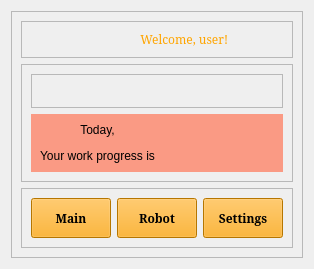
         <widget class="QWidget" name="Main">
          <layout class="QGridLayout" name="gridLayout_7">
           <item row="0" column="0">
            <widget class="QFrame" name="frame_20">
             <property name="frameShape">
              <enum>QFrame::StyledPanel</enum>
             </property>
             <property name="frameShadow">
              <enum>QFrame::Raised</enum>
             </property>
             <layout class="QVBoxLayout" name="verticalLayout_10">
              <item>
               <widget class="QFrame" name="frame_22">
                <property name="sizePolicy">
                 <sizepolicy hsizetype="Preferred" vsizetype="Preferred">
                  <horstretch>0</horstretch>
                  <verstretch>1</verstretch>
                 </sizepolicy>
                </property>
                <property name="frameShape">
                 <enum>QFrame::StyledPanel</enum>
                </property>
                <property name="frameShadow">
                 <enum>QFrame::Raised</enum>
                </property>
                <layout class="QHBoxLayout" name="horizontalLayout_6">
                 <item>
                  <widget class="QLabel" name="label_13">
                   <property name="sizePolicy">
                    <sizepolicy hsizetype="Preferred" vsizetype="Preferred">
                     <horstretch>8</horstretch>
                     <verstretch>0</verstretch>
                    </sizepolicy>
                   </property>
                   <property name="font">
                    <font>
                     <family>Serif</family>
                    </font>
                   </property>
                   <property name="styleSheet">
                    <string notr="true">color:orange;</string>
                   </property>
                   <property name="text">
                    <string>Welcome, user!</string>
                   </property>
                   <property name="alignment">
                    <set>Qt::AlignRight|Qt::AlignTrailing|Qt::AlignVCenter</set>
                   </property>
                  </widget>
                 </item>
                 <item>
                  <widget class="QLabel" name="label_14">
                   <property name="sizePolicy">
                    <sizepolicy hsizetype="Preferred" vsizetype="Preferred">
                     <horstretch>2</horstretch>
                     <verstretch>0</verstretch>
                    </sizepolicy>
                   </property>
                   <property name="frameShape">
                    <enum>QFrame::NoFrame</enum>
                   </property>
                   <property name="text">
                    <string/>
                   </property>
                  </widget>
                 </item>
                </layout>
               </widget>
              </item>
              <item>
               <widget class="QFrame" name="frame_23">
                <property name="sizePolicy">
                 <sizepolicy hsizetype="Preferred" vsizetype="Preferred">
                  <horstretch>0</horstretch>
                  <verstretch>8</verstretch>
                 </sizepolicy>
                </property>
                <property name="frameShape">
                 <enum>QFrame::StyledPanel</enum>
                </property>
                <property name="frameShadow">
                 <enum>QFrame::Raised</enum>
                </property>
                <layout class="QVBoxLayout" name="verticalLayout_11">
                 <item>
                  <widget class="QFrame" name="frame_24">
                   <property name="sizePolicy">
                    <sizepolicy hsizetype="Preferred" vsizetype="Preferred">
                     <horstretch>0</horstretch>
                     <verstretch>6</verstretch>
                    </sizepolicy>
                   </property>
                   <property name="frameShape">
                    <enum>QFrame::StyledPanel</enum>
                   </property>
                   <property name="frameShadow">
                    <enum>QFrame::Raised</enum>
                   </property>
                   <layout class="QGridLayout" name="gridLayout_11">
                    <item row="0" column="0">
                     <widget class="QLabel" name="monitoringMap">
                      <property name="sizePolicy">
                       <sizepolicy hsizetype="Expanding" vsizetype="Expanding">
                        <horstretch>0</horstretch>
                        <verstretch>0</verstretch>
                       </sizepolicy>
                      </property>
                      <property name="text">
                       <string/>
                      </property>
                      <property name="scaledContents">
                       <bool>true</bool>
                      </property>
                      <property name="alignment">
                       <set>Qt::AlignCenter</set>
                      </property>
                     </widget>
                    </item>
                   </layout>
                  </widget>
                 </item>
                 <item>
                  <widget class="QFrame" name="frame_25">
                   <property name="sizePolicy">
                    <sizepolicy hsizetype="Preferred" vsizetype="Preferred">
                     <horstretch>0</horstretch>
                     <verstretch>4</verstretch>
                    </sizepolicy>
                   </property>
                   <property name="styleSheet">
                    <string notr="true">background-color:#FA9A84;
border:100px;</string>
                   </property>
                   <property name="frameShape">
                    <enum>QFrame::StyledPanel</enum>
                   </property>
                   <property name="frameShadow">
                    <enum>QFrame::Raised</enum>
                   </property>
                   <layout class="QGridLayout" name="gridLayout_13">
                    <item row="0" column="1">
                     <widget class="QLabel" name="label_30">
                      <property name="text">
                       <string>&lt;html&gt;&lt;head/&gt;&lt;body&gt;&lt;p align=&quot;center&quot;&gt;Today,&lt;/p&gt;&lt;p align=&quot;center&quot;&gt;Your work progress is&lt;/p&gt;&lt;/body&gt;&lt;/html&gt;</string>
                      </property>
                     </widget>
                    </item>
                    <item row="0" column="2">
                     <widget class="QLabel" name="label_31">
                      <property name="text">
                       <string/>
                      </property>
                     </widget>
                    </item>
                   </layout>
                  </widget>
                 </item>
                </layout>
               </widget>
              </item>
              <item>
               <widget class="QFrame" name="frame_21">
                <property name="sizePolicy">
                 <sizepolicy hsizetype="Preferred" vsizetype="Preferred">
                  <horstretch>0</horstretch>
                  <verstretch>1</verstretch>
                 </sizepolicy>
                </property>
                <property name="styleSheet">
                 <string notr="true">#frame_21 QPushButton{
background-color:orange;
color:black;
}


#frame_21 QPushButton:hover{
	background-color: #FFCE9F;

}</string>
                </property>
                <property name="frameShape">
                 <enum>QFrame::StyledPanel</enum>
                </property>
                <property name="frameShadow">
                 <enum>QFrame::Raised</enum>
                </property>
                <layout class="QHBoxLayout" name="horizontalLayout_7">
                 <item>
                  <widget class="QPushButton" name="btn_mmain">
                   <property name="minimumSize">
                    <size>
                     <width>0</width>
                     <height>40</height>
                    </size>
                   </property>
                   <property name="font">
                    <font>
                     <family>Serif</family>
                     <weight>75</weight>
                     <bold>true</bold>
                    </font>
                   </property>
                   <property name="text">
                    <string>Main</string>
                   </property>
                  </widget>
                 </item>
                 <item>
                  <widget class="QPushButton" name="btn_mrobot">
                   <property name="minimumSize">
                    <size>
                     <width>0</width>
                     <height>40</height>
                    </size>
                   </property>
                   <property name="font">
                    <font>
                     <family>Serif</family>
                     <weight>75</weight>
                     <bold>true</bold>
                    </font>
                   </property>
                   <property name="text">
                    <string>Robot</string>
                   </property>
                  </widget>
                 </item>
                 <item>
                  <widget class="QPushButton" name="btn_msettings">
                   <property name="minimumSize">
                    <size>
                     <width>0</width>
                     <height>40</height>
                    </size>
                   </property>
                   <property name="font">
                    <font>
                     <family>Serif</family>
                     <weight>75</weight>
                     <bold>true</bold>
                    </font>
                   </property>
                   <property name="text">
                    <string>Settings</string>
                   </property>
                  </widget>
                 </item>
                </layout>
               </widget>
              </item>
             </layout>
            </widget>
           </item>
          </layout>
         </widget>
